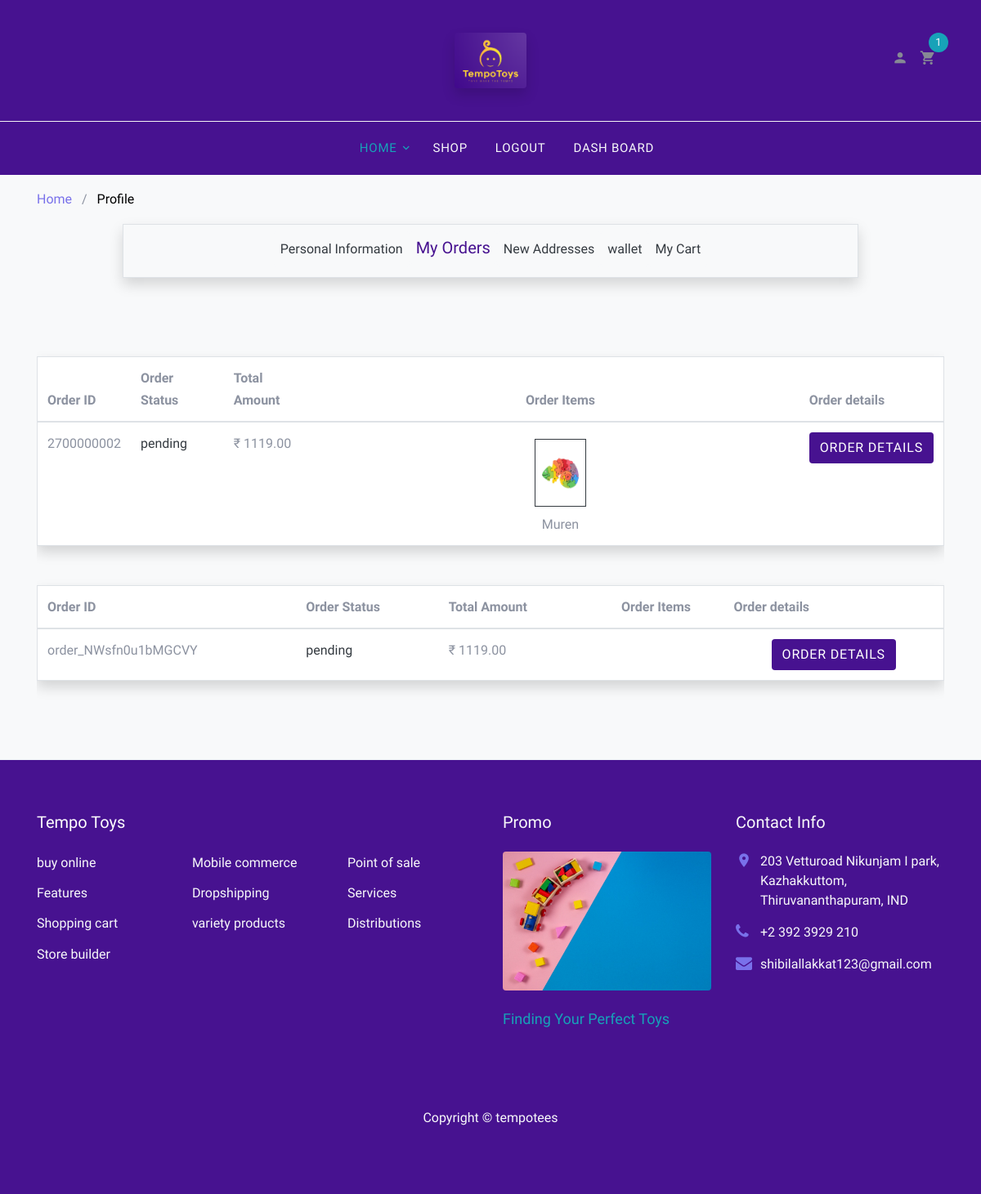
Screenshot of /orders/ (signed in) with the database file from the repository.
### register/models.py (models this page shows)
class TempoUser(AbstractUser):
    pass

### home/models.py (models this page shows)
class Orders(models.Model):
    order_id = models.CharField(max_length=20, null=True)
    address = models.CharField(max_length=1000, null=True)
    total_amount = models.DecimalField(max_digits=20, decimal_places=2, null=True)
    user = models.ForeignKey(TempoUser, on_delete=models.CASCADE, related_name='orders')
    date = models.DateTimeField(auto_now_add=True)
    razorpay_payment_id = models.CharField(max_length=100, blank=True)
    paid = models.BooleanField(default=False)
    order_status = models.ForeignKey(OrderStatus, on_delete=models.RESTRICT, related_name='orders')
    payment_mode = models.ForeignKey(PaymentModes, on_delete=models.RESTRICT, related_name='orders')
    order_notes = models.TextField(null=True)

class OrderStatus(models.Model):
    status = models.CharField(max_length=20)
    def __str__(self):
        return self.status

class OrderItem(models.Model):
    order = models.ForeignKey(Orders, on_delete=models.CASCADE, related_name='order_items')
    item = models.ForeignKey(Products, on_delete=models.CASCADE)
    is_listed = models.BooleanField(default=True)
    quantity = models.IntegerField(default=1)

### admin_panel/models.py (models this page shows, shortened)
class ProductImages(models.Model):
    image = models.ImageField(upload_to='uploads/')
    product = models.ForeignKey(Products, on_delete=models.CASCADE, related_name='images')

class Products(models.Model):
    product_name = models.CharField(max_length=300)
    product_desc = models.TextField()
    product_desc_detailed = models.TextField()
    brand = models.ForeignKey(Brand, on_delete=models.CASCADE, related_name='products')
    stock = models.IntegerField()
    price = models.DecimalField(max_digits=20, decimal_places=2)
    category = models.ForeignKey(Categories, null=True, on_delete=models.SET_NULL, related_name='products')
    is_listed = models.BooleanField(default=True, null=False)

### home/views.py (the view)
# urls.py: path('orders/', views.my_orders, name='orders'),
@never_cache
def my_orders(request):
    if request.user.is_authenticated:
        cancel_status = OrderStatus.objects.get(status='cancelled')
        context = {
            'avoid': True,
            'orders': Orders.objects.filter(user=request.user).order_by('-id')
        }
        return render(request, 'user_order.html', context)
    return redirect('r:login')

### templates/user_order.html
{% extends "profile.html" %}
{% load static %}
{% block exhead %}
<li class="nav-item">
  <a class="nav-link text-dark bg-light rounded" href="{% url 'h:profile' %}">Personal Information</a>
</li>
<li class="nav-item">
  <a class="nav-link text-purple h5 bg-light rounded" href="{% url 'h:orders' %}">My Orders</a>
</li>
<li class="nav-item">
  <a class="nav-link text-dark bg-light rounded" href="{% url 'h:add_address' %}">New Addresses</a>
</li>
<li class="nav-item">
  <a class="nav-link text-dark bg-light rounded" href="{% url 'h:wallet' %}">wallet</a>
</li>
<li class="nav-item">
  <a class="nav-link text-dark bg-light rounded" href="#my-cart">My Cart</a>
</li>
{% endblock exhead %}
{% block content %}
<div class="container my-5">
  {% if orders %}
      <div class="table-responsive">
        {% for order in orders %}
          <table class="table table-bordered border bg-white p-3 rounded shadow my-5">
              <thead>
                  <tr>
                      <th>Order ID</th>
                      <th>Order Status</th>
                      <th>Total Amount</th>
                      <th class="text-center">Order Items</th>
                      <th>Order details</th>
                  </tr>
              </thead>
              <tbody>
                      <tr>
                          <td>{{ order.order_id }}</td>
                          <td class="text-dark"><strong>{{ order.order_status }}</strong></td>
                          <td>&#8377; {{ order.total_amount }}</td>
                          <td class="text-center">
                              {% for item in order.order_items.all %}
                                  {% for img in item.item.images.all %}
                                      {% if forloop.first %}
                                          <div class="container w-50">
                                          <img src="{{ img.image.url }}" alt="image" class="border border-dark my-2 w-25 img-fluid">
                                          </div>
                                      {% endif %}
                                  {% endfor %}
                                  {{item.item.product_name}}
                              {% endfor %}
                          </td>
                          <td class="text-center">
                              <a href="{% url 'h:order_details' order.id %}" class="btn head-sec text-white">Order details</a>
                          </td>
                      </tr>
              </tbody>
          </table>
          {% endfor %}
      </div>
  {% else %}
      <div class="text-center">
          <img src="{% static 'images/noorder.jpeg' %}" class="img-fluid w-25 mx-auto" alt="No Orders">
          <h6 class="mt-2">It seems like your order history is empty at the moment!</h6>
      </div>
  {% endif %}
</div>
{% endblock content %}

### templates/profile.html (shortened to what this page needs)
{% load static %}
<!DOCTYPE html>
<html lang="en">
  <head>
    <link rel="stylesheet" href="{% static 'fonts/icomoon/style.css' %}">
    <link rel="stylesheet" href="{% static 'css/bootstrap.min.css' %}">
    <link rel="stylesheet" href="{% static 'css/magnific-popup.css' %}">
    <link rel="stylesheet" href="{% static 'css/jquery-ui.css' %}">
    <link rel="stylesheet" href="{% static 'css/owl.carousel.min.css' %}">
    <link rel="stylesheet" href="{% static 'css/owl.theme.default.min.css' %}">
    <link rel="stylesheet" href="{% static 'css/aos.css' %}">
    <link rel="stylesheet" href="{% static 'css/style.css' %}">
    <link rel="stylesheet" href="{% static 'css/my_style.css' %}">
    <link rel="stylesheet" href="https://cdn.jsdelivr.net/npm/bootstrap-icons@1.7.1/font/bootstrap-icons.css">
  </head>
<body>
  <div class="site-wrap">
    <header class="head-sec site-navbar" role="banner">
      <div class="site-navbar-top">
        <div class="container">
          <div class="row align-items-center">
            <div class="col-6 col-md-4 order-2 order-md-1 site-search-icon text-left">
            </div>
            <div class="col-12 mb-3 mb-md-0 col-md-4 order-1 order-md-2 text-center">
              <div class="site-logo">
                <img src="{% static 'images/Logo_png.PNG' %}" class="img-fluid w-25 rounded  shadow" alt="">
              </div>
            </div>
            <div class="col-6 col-md-4 order-3 order-md-3 text-right">
              <div class="site-top-icons">
                <ul>
                  <li><a href="{% url 'h:profile' %}"><span class="icon icon-person"></span></a></li>
                     <li>
                    <a href="{% url 'h:cart' %}" class="site-cart">
                      <span class="icon icon-shopping_cart"></span>
                      <span class="count head-sec bg-info text-light"><b>{{ request.user.cart.count }}</b></span>
                    </a>
                  </li>
                </ul>
              </div>
            </div>
          </div>
        </div>
      </div>
      <nav class="site-navigation text-right text-md-center" role="navigation">
        <div class="container">
          <ul class="site-menu js-clone-nav d-none d-md-block">
            <li class="has-children active">
              <a href="{% url 'h:home' %}" class="text-info rounded">Home</a>
                </li>
              </ul>
            <li><a href="{% url 'h:shop' %}" class="text-light">Shop</a></li>
            {% if request.user.is_authenticated %}
            <li><a href="" data-toggle="modal" data-target="#myModal" class="text-light"><b>Logout</b></a></li>
            {% else %}
            <li><a href="{% url 'r:login' %}" class="text-light"><b>Login</b></a></li>
            {% endif %}
            {% if request.user.is_superuser %}
            <li style="color: red;"><a href="{% url 'a:admin' %}" class="text-light" target="_blank"><b>Dash Board</b></a></li>
            {% endif %}
        </div>
      </nav>
    </header>
    <div class="bg-light py-3">
      <div class="container">
        <div class="row">
          <div class="col-md-12 mb-0"><a href="{% url 'h:home' %}">Home</a> <span class="mx-2 mb-0">/</span> <strong class="text-black">Profile</strong></div>
        </div>
      </div>
    </div>
    <div class="container-fluid shadow bg-light w-75 border ">
        <nav class="navbar navbar-expand-lg navbar-light bg-light">
            <div class="navbar-collapse">
                <ul class="navbar-nav mx-auto">
                 {% block exhead %}{% endblock exhead %}
                </ul>
            </div>
        </nav>
    </div>
{% block content %}{% endblock content %}
    <footer class="head-sec site-footer border-top">
      <div class="container">
        <div class="row">
          <div class="col-lg-6 mb-5 mb-lg-0">
            <div class="row">
              <div class="col-md-12">
                <h3 class="footer-heading mb-4 text-white">Tempo Toys</h3>
              </div>
              <div class="col-md-6 col-lg-4">
                <ul class="list-unstyled">
                  <li><a href="#" class="text-light">buy online</a></li>
                  <li><a href="#" class="text-light">Features</a></li>
                  <li><a href="{% url 'h:cart' %}" class="text-light">Shopping cart</a></li>
                  <li><a href="#" class="text-light">Store builder</a></li>
                </ul>
              </div>
              <div class="col-md-6 col-lg-4">
                <ul class="list-unstyled">
                  <li><a href="#" class="text-light">Mobile commerce</a></li>
                  <li><a href="#" class="text-light">Dropshipping</a></li>
                  <li><a href="#" class="text-light">variety products</a></li>
                </ul>
              </div>
              <div class="col-md-6 col-lg-4">
                <ul class="list-unstyled">
                  <li><a href="#" class="text-light">Point of sale</a></li>
                  <li><a href="#" class="text-light">Services</a></li>
                  <li><a href="#" class="text-light">Distributions</a></li>
                </ul>
              </div>
            </div>
          </div>
          <div class="col-md-6 col-lg-3 mb-4 mb-lg-0">
            <h3 class="footer-heading mb-4 text-light">Promo</h3>
            <a href="#" class="block-6">
              <img src="{% static 'images/banner3.jpeg' %}" alt="Image placeholder" class="img-fluid rounded mb-4">
              <h3 class="font-weight-light text-info mb-0">Finding Your Perfect Toys</h3>
            </a>
          </div>
          <div class="col-md-6 col-lg-3">
            <div class="block-5 mb-5">
              <h3 class="footer-heading mb-4 text-light">Contact Info</h3>
              <ul class="list-unstyled">
                <li class="address text-light" >203 Vetturoad Nikunjam I park, Kazhakkuttom, Thiruvananthapuram, IND</li>
                <li class="phone text-light"><a href="#" class="text-light">+2 392 3929 210</a></li>
                <li class="email"><a href="mailto:shibilallakkat123@gmail.com" class="text-light">shibilallakkat123@gmail.com</a></li>
              </ul>
            </div>
          </div>
        </div>
        <div class="row pt-5 mt-5 text-center">
          <div class="col-md-12">
            <p class="text-light">
            Copyright &copy; tempotees
            </p>
          </div>
        </div>
      </div>
    </footer>
  </div>
  </body>
</html>

### static/css/style.css (style rules this page uses)
body { line-height: 1.7; color: #8c92a0; font-weight: 300; font-size: 16px; }
a { -webkit-transition: .3s all ease; -o-transition: .3s all ease; transition: .3s all ease; }
.text-black { color: #000; }
.site-wrap:before { -webkit-transition: .3s all ease-in-out; -o-transition: .3s all ease-in-out; transition: .3s all ease-in-out; background: rgba(0, 0, 0, 0.6); content: ""; position: absolute; z-index: 2000; top: 0; left: 0; right: 0; bottom: 0; opacity: 0; visibility: hidden; }
.btn { text-transform: uppercase; position: relative; -webkit-transition: 0.2s all ease-in-out !important; -o-transition: 0.2s all ease-in-out !important; transition: 0.2s all ease-in-out !important; top: 0; letter-spacing: .05em; }
.border-top { border-top: 1px solid #edf0f5 !important; }
.site-footer { padding: 4em 0; }
.site-footer ul li { margin-bottom: 10px; }
.site-footer ul li a { color: #5c626e; }
.site-footer .footer-heading { font-size: 20px; color: #25262a; }
.site-navbar { background: #fff; margin-bottom: 0px; z-index: 1999; position: relative; }
.site-navbar .site-navbar-top { border-bottom: 1px solid #f3f3f4; padding-top: 20px; padding-bottom: 20px; margin-bottom: 0px; }
@media (min-width: 768px) { .site-navbar .site-navbar-top { padding-top: 40px; padding-bottom: 40px; } }
.site-navbar a { color: #868995; }
.site-navbar .icon { font-size: 20px; }
.site-navbar .site-top-icons ul, .site-navbar .site-top-icons ul li { padding: 0; margin: 0; list-style: none; }
.site-navbar .site-top-icons ul li { display: inline-block; }
.site-navbar .site-top-icons ul li a { margin-right: 10px; }
.site-navbar .site-top-icons ul li a.site-cart { display: block; position: relative; }
.site-navbar .site-top-icons ul li a.site-cart .count { position: absolute; top: 0; right: 0; margin-right: -15px; margin-top: -20px; font-size: 13px; width: 24px; height: 24px; line-height: 24px; border-radius: 50%; display: block; text-align: center; background: #7971ea; color: #fff; -webkit-transition: .2s all ease-in-out; -o-transition: .2s all ease-in-out; transition: .2s all ease-in-out; }
.site-navbar .site-navigation .site-menu { margin-bottom: 0; }
.site-navbar .site-navigation .site-menu .active > a { color: #7971ea; }
.site-navbar .site-navigation .site-menu a { text-decoration: none !important; font-size: 15px; display: inline-block; }
.site-navbar .site-navigation .site-menu > li { display: inline-block; padding: 10px 5px; }
.site-navbar .site-navigation .site-menu > li > a { padding: 10px 10px; text-transform: uppercase; letter-spacing: .05em; color: #25262a; font-size: 15px; text-decoration: none !important; }
.site-navbar .site-navigation .site-menu .has-children { position: relative; }
.site-navbar .site-navigation .site-menu .has-children > a { position: relative; padding-right: 20px; }
.site-navbar .site-navigation .site-menu .has-children > a:before { position: absolute; content: "\e313"; font-size: 16px; top: 50%; right: 0; -webkit-transform: translateY(-50%); -ms-transform: translateY(-50%); transform: translateY(-50%); font-family: 'icomoon'; }
.site-navbar .site-navigation .site-menu .has-children a { text-transform: uppercase; }
.site-mobile-menu .site-nav-wrap { padding: 0; margin: 0; list-style: none; position: relative; }
.site-mobile-menu .site-nav-wrap a { padding: 10px 20px; display: block; position: relative; color: #212529; }
.site-mobile-menu .site-nav-wrap li { position: relative; display: block; }
.site-mobile-menu .site-nav-wrap li.active > a { color: #7971ea; }
.site-mobile-menu .site-nav-wrap > li { display: block; position: relative; float: left; width: 100%; }
.site-mobile-menu .site-nav-wrap > li > a { padding-left: 20px; font-size: 20px; }
.block-5 ul, .block-5 ul li { list-style: none; padding: 0; margin: 0; line-height: 1.5; }
.block-5 ul li { padding-left: 30px; position: relative; margin-bottom: 15px; color: #25262a; }
.block-5 ul li:before { top: 0; font-family: "icomoon"; content: ""; position: absolute; left: 0; font-size: 20px; line-height: 1; color: #7971ea; }
.block-5 ul li.address:before { content: "\e8b4"; }
.block-5 ul li.email:before { content: "\f0e0"; }
.block-5 ul li.phone:before { content: "\f095"; }
.block-6 { display: block; }
.block-6 img { display: block; }
.block-6 h3 { font-size: 18px; }

### rows the page displays
TempoUser: user.cart.count "1"
Orders: order_id "2700000002", order_status "pending", total_amount "1119.00"
OrderItem: item.product_name "Muren"
ProductImages: image (picture)
Orders: order_id "order_NWsfn0u1bMGCVY", order_status "pending", total_amount "1119.00"
